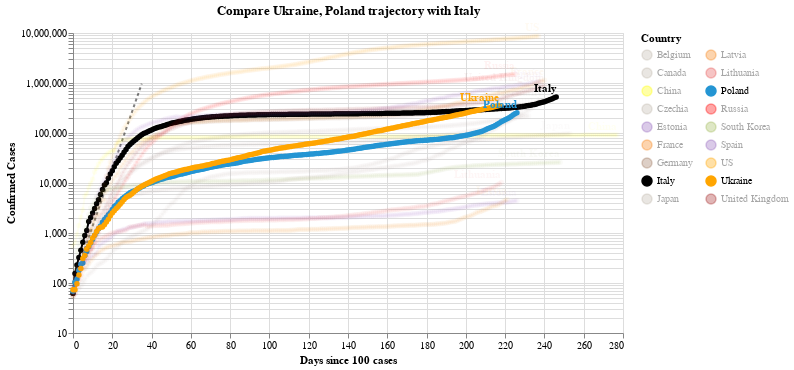

The notebook cell saved with this chart:
### Code cell
#hide_input
chart2 = make_since_chart(dff2, ['Ukraine', 'Poland'], baseline_countries)
chart2

### Figure 1 — Vega-Lite specification as saved in the notebook (floating-point values rounded to 4 significant figures; data arrays with more than 128 entries replaced by an {"elided": "..."} marker saying what was removed)
{"config": {"view": {"continuousWidth": 400, "continuousHeight": 300}}, "layer": [{"data": {"name": "data-628230001892d6798b50651be41d1b3e"}, "mark": {"type": "line", "color": "black", "opacity": 0.5, "strokeDash": [3, 3]}, "encoding": {"x": {"type": "quantitative", "field": "Days since 100 cases"}, "y": {"type": "quantitative", "field": "Confirmed Cases"}}}, {"data": {"name": "data-e35ffa33bee6593a36de520a64615c83"}, "mark": {"type": "line", "point": true}, "encoding": {"color": {"type": "nominal", "field": "Country", "legend": {"columns": 2}, "scale": {"domain": ["Belgium", "Canada", "China", "Czechia", "Estonia", "France", "Germany", "Italy", "Japan", "Latvia", "Lithuania", "Poland", "Russia", "South Korea", "Spain", "US", "Ukraine", "United Kingdom"], "range": ["#C1B7AD", "#C1B7AD", "yellow", "#C1B7AD", "#9467bd", "#F58518", "#9D755D", "black", "#C1B7AD", "#F58518", "#E45756", "#2495D3", "red", "#A1BA59", "#9467bd", "orange", "orange", "brown"]}}, "opacity": {"condition": {"value": 1, "selection": "selector003"}, "value": 0.05}, "tooltip": [{"type": "nominal", "field": "Country"}, {"type": "temporal", "field": "Date"}, {"type": "quantitative", "field": "Confirmed Cases"}, {"type": "quantitative", "field": "Days since 100 cases"}], "x": {"type": "quantitative", "field": "Days since 100 cases"}, "y": {"type": "quantitative", "field": "Confirmed Cases", "scale": {"type": "log"}}}, "selection": {"selector003": {"type": "multi", "fields": ["Country"], "bind": "legend", "init": [{"Country": "Ukraine"}, {"Country": "Poland"}, {"Country": "Italy"}]}}, "width": 550}, {"data": {"name": "data-e35ffa33bee6593a36de520a64615c83"}, "mark": {"type": "text", "align": "right", "dy": -8, "fontWeight": "bold"}, "encoding": {"color": {"type": "nominal", "field": "Country", "legend": {"columns": 2}, "scale": {"domain": ["Belgium", "Canada", "China", "Czechia", "Estonia", "France", "Germany", "Italy", "Japan", "Latvia", "Lithuania", "Poland", "Russia", "South Korea", "Spain", "US", "Ukraine", "United Kingdom"], "range": ["#C1B7AD", "#C1B7AD", "yellow", "#C1B7AD", "#9467bd", "#F58518", "#9D755D", "black", "#C1B7AD", "#F58518", "#E45756", "#2495D3", "red", "#A1BA59", "#9467bd", "orange", "orange", "brown"]}}, "opacity": {"condition": {"value": 1, "selection": "selector003"}, "value": 0.05}, "text": {"type": "nominal", "field": "Country"}, "tooltip": [{"type": "nominal", "field": "Country"}, {"type": "temporal", "field": "Date"}, {"type": "quantitative", "field": "Confirmed Cases"}, {"type": "quantitative", "field": "Days since 100 cases"}], "x": {"type": "quantitative", "field": "Days since 100 cases"}, "y": {"type": "quantitative", "field": "Confirmed Cases", "scale": {"type": "log"}}}, "transform": [{"filter": "(datum['Date'] >= 1603584000000)"}], "width": 550}], "title": "Compare Ukraine, Poland trajectory with Italy", "$schema": "https://vega.github.io/schema/vega-lite/v4.8.1.json", "datasets": {"data-628230001892d6798b50651be41d1b3e": [{"Days since 100 cases": 0, "Confirmed Cases": 100.0}, {"Days since 100 cases": 1, "Confirmed Cases": 130.0}, {"Days since 100 cases": 2, "Confirmed Cases": 169.0}, {"Days since 100 cases": 3, "Confirmed Cases": 219.7}, {"Days since 100 cases": 4, "Confirmed Cases": 285.6}, {"Days since 100 cases": 5, "Confirmed Cases": 371.3}, {"Days since 100 cases": 6, "Confirmed Cases": 482.7}, {"Days since 100 cases": 7, "Confirmed Cases": 627.5}, {"Days since 100 cases": 8, "Confirmed Cases": 815.7}, {"Days since 100 cases": 9, "Confirmed Cases": 1060.0}, {"Days since 100 cases": 10, "Confirmed Cases": 1379.0}, {"Days since 100 cases": 11, "Confirmed Cases": 1792.0}, {"Days since 100 cases": 12, "Confirmed Cases": 2330.0}, {"Days since 100 cases": 13, "Confirmed Cases": 3029.0}, {"Days since 100 cases": 14, "Confirmed Cases": 3937.0}, {"Days since 100 cases": 15, "Confirmed Cases": 5119.0}, {"Days since 100 cases": 16, "Confirmed Cases": 6654.0}, {"Days since 100 cases": 17, "Confirmed Cases": 8650.0}, {"Days since 100 cases": 18, "Confirmed Cases": 11250.0}, {"Days since 100 cases": 19, "Confirmed Cases": 14620.0}, {"Days since 100 cases": 20, "Confirmed Cases": 19000.0}, {"Days since 100 cases": 21, "Confirmed Cases": 24710.0}, {"Days since 100 cases": 22, "Confirmed Cases": 32120.0}, {"Days since 100 cases": 23, "Confirmed Cases": 41750.0}, {"Days since 100 cases": 24, "Confirmed Cases": 54280.0}, {"Days since 100 cases": 25, "Confirmed Cases": 70560.0}, {"Days since 100 cases": 26, "Confirmed Cases": 91730.0}, {"Days since 100 cases": 27, "Confirmed Cases": 119300.0}, {"Days since 100 cases": 28, "Confirmed Cases": 155000.0}, {"Days since 100 cases": 29, "Confirmed Cases": 201500.0}, {"Days since 100 cases": 30, "Confirmed Cases": 262000.0}, {"Days since 100 cases": 31, "Confirmed Cases": 340600.0}, {"Days since 100 cases": 32, "Confirmed Cases": 442800.0}, {"Days since 100 cases": 33, "Confirmed Cases": 575600.0}, {"Days since 100 cases": 34, "Confirmed Cases": 748300.0}, {"Days since 100 cases": 35, "Confirmed Cases": 972800.0}], "data-e35ffa33bee6593a36de520a64615c83": {"elided": "4263 records"}}}
